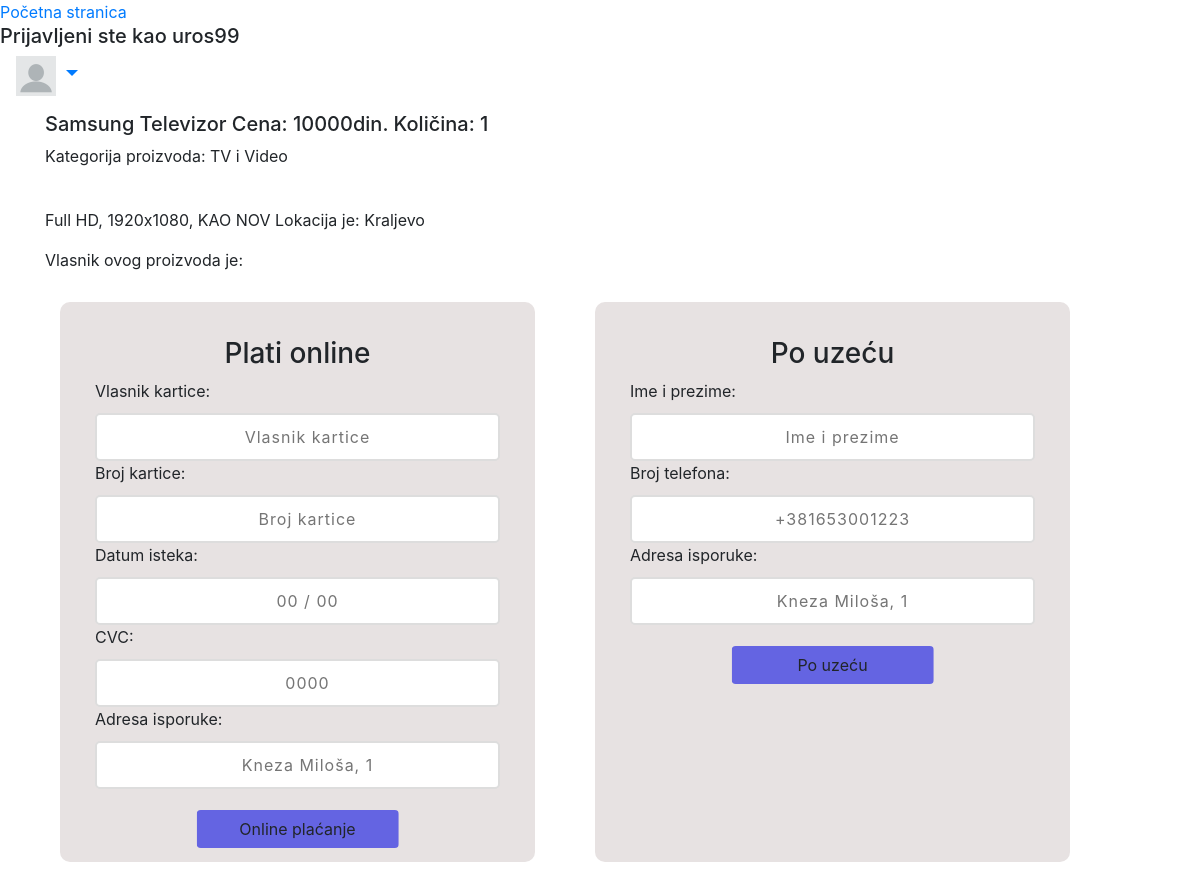
/product-page.php?name=Samsung Televizor (signed in), run on an earlier commit of the app's database.
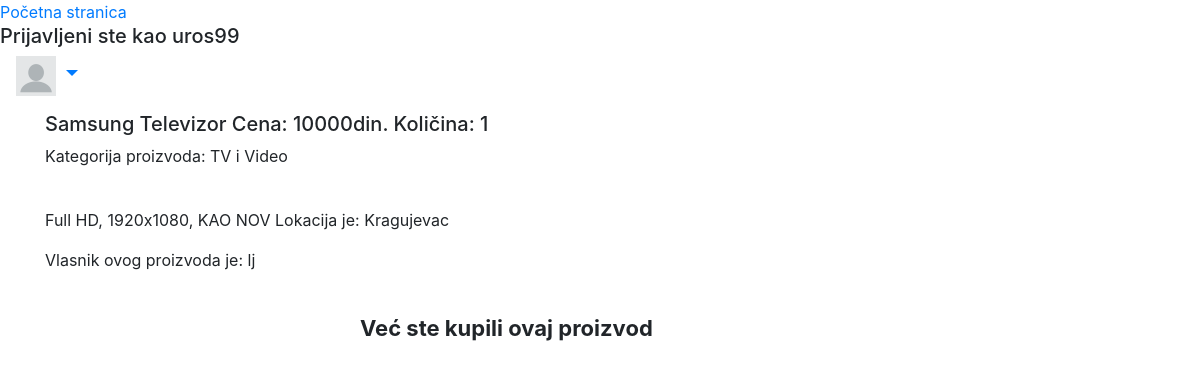
And on a later commit of the database.
### tables this page shows
CREATE TABLE `users` (
  `id` int(11) NOT NULL,
  `name` varchar(100) NOT NULL,
  `surname` varchar(100) NOT NULL,
  `username` varchar(100) NOT NULL,
  `email` varchar(100) NOT NULL,
  `password` varchar(100) NOT NULL,
  `role` varchar(100) NOT NULL,
  `profilepic` varchar(100) NOT NULL DEFAULT 'blank-profile-pic.png'
);

CREATE TABLE `products` (
  `id` int(11) NOT NULL,
  `name` varchar(100) NOT NULL,
  `location` varchar(100) NOT NULL,
  `type` varchar(100) NOT NULL,
  `description` varchar(200) NOT NULL,
  `price` float NOT NULL,
  `currency` varchar(20) NOT NULL,
  `quantity` varchar(100) NOT NULL,
  `delievery` varchar(100) NOT NULL,
  `salesman` varchar(100) NOT NULL,
  `customer` varchar(100) NOT NULL,
  `sold` varchar(20) DEFAULT NULL
);

### product-page.php (the view, shortened to what this page needs)
<?php
include 'config.php';
?>
<!DOCTYPE html>
<html>
<head>
    <link rel="stylesheet" href="https://maxcdn.bootstrapcdn.com/bootstrap/4.5.2/css/bootstrap.min.css">
    <link rel="stylesheet" href="product-page.css">
</head>
<body>
<div class="row row-column">
    <div class="col-md-12 column">
        <a href="home-customer.php">Početna stranica</a>
        <div class="right-div">
        <?php
        if(isset($_SESSION['username'])){
        $username = $_SESSION['username'];
        $qry = "SELECT * FROM users WHERE username='$username' ";
        $res = mysqli_query($conn, $qry);
        while($row = mysqli_fetch_assoc($res)){
            $profilepic = $row['profilepic'];
        }
        ?>
            <h5>Prijavljeni ste kao <?php echo $_SESSION['username']; ?>
            <a class="nav-link dropdown-toggle right-a" href="#" id="navbardrop" data-toggle="dropdown">
                <img src="profile-pics/<?php echo $profilepic; ?>" width="40px" height="40px">
            </a>
        <?php
        }else{?>
            <h5><a href="sign.php">Prijavite se ovde</a></h5>
        <?php
        }
        ?>
        </div>
    </div>
</div>
<?php
    $product_name = mysqli_real_escape_string($conn, $_GET['name']);
    $sql = "SELECT * FROM products WHERE name='$product_name' ";
    $result = mysqli_query($conn, $sql);
    $row = mysqli_fetch_assoc($result);
    $name = $row['name'];
    $location = $row['location'];
    $type = $row['type'];
    $description = $row['description'];
    $price = $row['price'];
    $currency = $row['currency'];
    $quantity = $row['quantity'];
    $salesman = $row['salesman'];
    $customer = $row['customer'];
    ?>
    <div class="container">
        <h5><?php echo $name . ' '; ?><span>Cena: <?php echo $price . $currency . '. Količina: ' . $quantity; ?></span></h5>
        <p>Kategorija proizvoda: <?php echo $type; ?></p>
        <br>
        <p><?php echo $description . ' Lokacija je: ' . $location; ?></p>
        <div class="row">
            <div class="col-sm-12">
                Vlasnik ovog proizvoda je: <?php echo $salesman; ?>
            </div>
        </div>
    </div>
<?php
if(!isset($_SESSION['username'])){
    echo 'Ne mozete kupiti proizvod jer niste prijavljeni!';
}else{
if(strlen($customer) == 0){
    ?>
    <div class="container">
        <div class="row">
            <div class="col-md-5 online-payment">
            <form action="" method="POST">
                <h3>Plati online</h3>
                <div class="card-item">
                    <label class="label">Vlasnik kartice:</label>
                    <input type="text" class="input" placeholder="Vlasnik kartice" required>
                </div>
                <div class="card-item">
                    <label class="label">Broj kartice:</label>
                    <input type="text" class="input" placeholder="Broj kartice" required>
                </div>
                <div class="card-item">
                    <label class="label">Datum isteka:</label>
                    <input type="text" class="input" placeholder="00 / 00" required>
                </div>
                <div class="card-item">
                    <label class="label">CVC:</label>
                    <input type="text" class="input" placeholder="0000" required>
                </div>
                <div class="card-item">
                    <label class="label">Adresa isporuke:</label>
                    <input type="text" class="input" placeholder="Kneza Miloša, 1" required>
                </div>
                <button type="submit" class="btn" name="order-online" onclick='return checkOrder()'>Online plaćanje</button>
            </form>
            </div>
            <div class="col-md-5 basic-payment">
            <form action="" method="POST">
                <h3>Po uzeću</h3>
                <div class="card-item">
                    <label class="label">Ime i prezime:</label>
                    <input type="text" class="input" placeholder="Ime i prezime" required>
                </div>
                <div class="card-item">
                    <label class="label">Broj telefona:</label>
                    <input type="tel" class="input" placeholder="+381653001223" required>
                </div>
                <div class="card-item">
                    <label class="label">Adresa isporuke:</label>
                    <input type="text" class="input" placeholder="Kneza Miloša, 1" required>
                </div>
                <button type="submit" class="btn" name="basic-order" onclick='return checkOrder()'>Po uzeću</button>
            </form>
            </div>
        </div>
    </div>
    <?php
}else{
    echo '<p class="p-info">Već ste kupili ovaj proizvod</p>';
}
}
?>
</body>
</html>

### product-page.css (style rules this page uses)
* { box-sizing: border-box; margin: 0; padding: 0; }
.p-info { margin-left: 30%; font-weight: bold; margin-top: 40px; font-size: 22px; }
.online-payment, .basic-payment { max-width: 560px; background-color: rgb(231, 226, 226); height: auto; padding:35px; margin: 0 30px; margin-top: 30px; align-items: center; margin-bottom: 50px; border-radius: 10px; }
.btn { width: 50%; position: relative; left: 50%; bottom: -40px; transform: translate(-50%, -50%); background-color: rgb(100, 100, 226); }
h3 { text-align: center; }
label { display: block; margin-bottom: 10px; }
.input { padding: 10px 0 10px 20px; width: 100%; text-align: center; border: 2px solid #dddddd; border-radius: 5px; letter-spacing: 1px; word-wrap: 3px; outline: none; }

What changed in the data, as far as the page shows it:
changed products "Samsung Televizor": location "Kraljevo" → "Kragujevac"; salesman (not shown) → "lj"; customer empty → "Neko" (drawn)
Also different on the page:
text no longer shown: "Plati online Vlasnik kartice: Broj kartice: Datum isteka: CVC: Adresa isporuke: Online plaćanje Po uzeću Ime i prezime: Broj telefona: Adresa isporuke: Po uzeću"
text now shown: "Već ste kupili ovaj proizvod"
